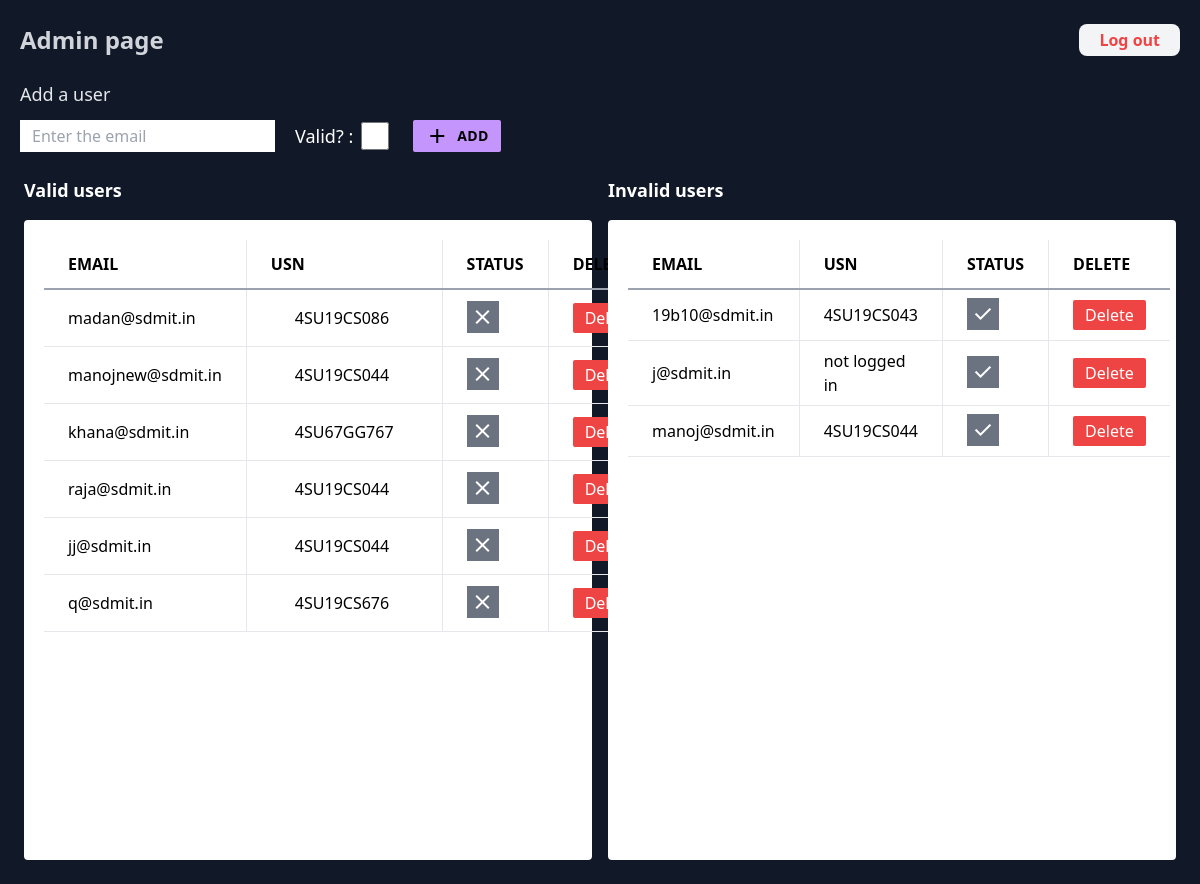
The page /n/admin/ (signed in) on the database as committed earlier.
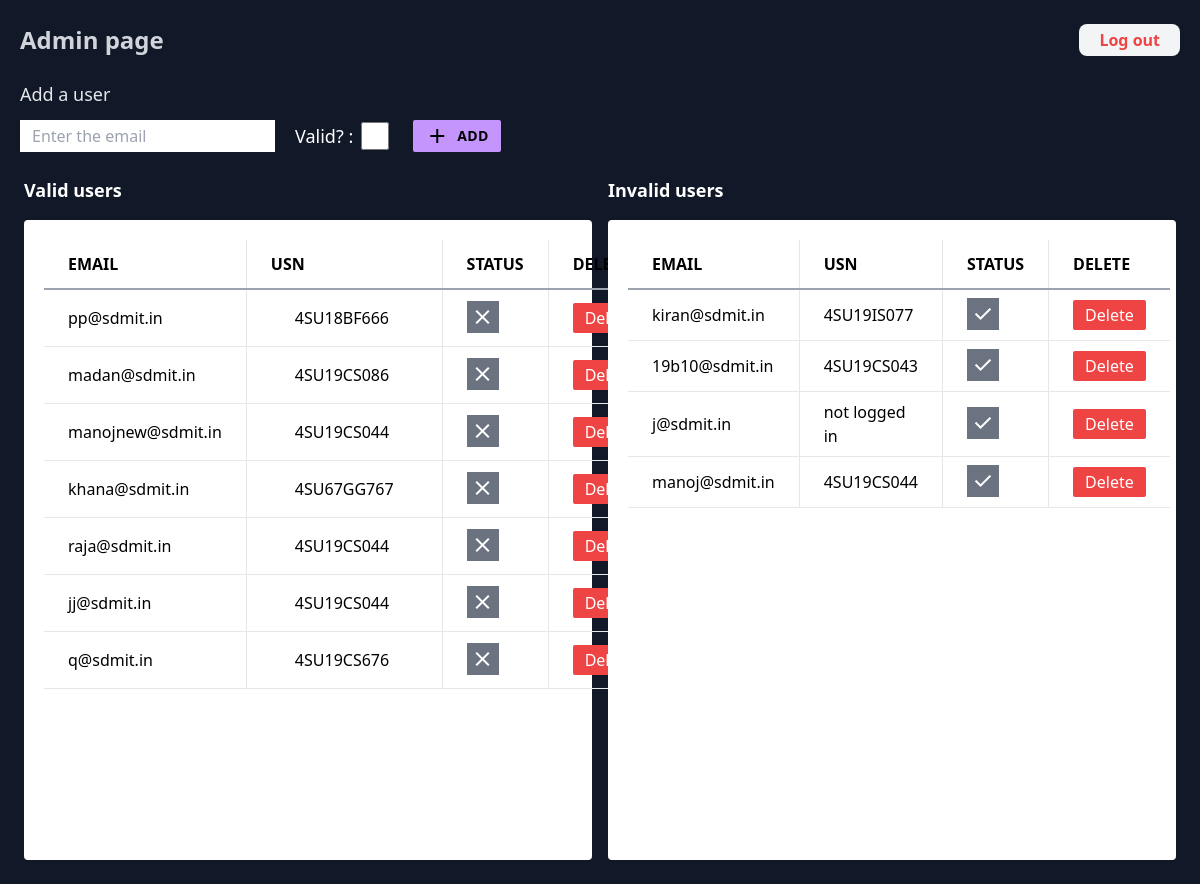
The same page on the database as committed later.
### network/models.py (models this page shows, shortened)
class authusers(models.Model):
    user = models.TextField(blank=True,default="")
    email = models.EmailField(blank=True,primary_key=True,default="")
    valid = models.BooleanField(default=True)
    date_created = models.DateTimeField(default=timezone.now)

### network/views.py (the view, shortened to what this page needs)
# urls.py: path("n/admin/", views.adminpage, name="adminpage"),
@login_required(login_url='/n/admin/login')
def adminpage(request):
    return render(request,'network/admin.html',{
        'users':authusers.objects.values().exclude(user='adminsuper').order_by('-date_created')
    })

### network/templates/network/admin.html (shortened to what the changed rows need)
<!DOCTYPE html>
<html lang="en">
<head>
    <script src="https://cdn.tailwindcss.com"></script>
</head>
<body class='overflow-x-hidden'>
    <div class=' w-screen min-h-screen bg-gray-900 overflow-x-hidden'>
        <div class="w-screen overflow-x-hidden h-fit grid grid-cols-2 gap-4 p-6">
            <div class="bg-white p-5 rounded">
                <table class="table-auto w-full h-fit text-left text-base">
                    <thead>
                    <tr class="uppercase border-b-2 border-gray-400 ">
                        <th class="px-6  py-3 border-r">Email</th>
                        <th class="px-6  py-3 border-r">USN</th>
                        <th class="px-6  py-3 border-r">status</th>
                        <th class="px-6 py-3 ">delete</th>
                    </tr>
                    </thead>
                    <tbody>
                    {% for user in users  %}
                        {% if user.valid %}
                            <tr class="border-b ">
                                <td class="px-6 py-2  border-r">{{ user.email }}</td>
                                <td class="px-6 py-2  border-r">
                                    {% if user.user %}
                                        <p class="px-6 py-2  ">{{ user.user }}</p>
                                    {% else %}
                                        <p class="px-6 py-2  ">not logged in</p>
                                    {% endif %}
                                </td>
                                <td class="px-6 py-2 border-r "><a href="{% url 'changevalid' user.email %}"><span class="bg-gray-500 material-symbols-outlined text-white p-1 ">close</span></a></td>
                                <td class="px-6 py-2  "><button><a href="{% url 'removeuser' user.email %}" class="bg-red-500 px-3 py-1 rounded-sm text-white ">Delete</a></button></td>
                            </tr>
                        {% endif %}
                    {% endfor %}
                    </tbody>
                </table>
                </div>
                <div class="bg-white p-5 rounded min-h-[40rem] overflow-y-scroll">
                <table class="table-auto w-full h-fit text-left text-base">
                    <thead>
                    <tr class="uppercase border-b-2 border-gray-400 ">
                        <th class="px-6 py-3 border-r ">Email</th>
                        <th class="px-6 py-3 border-r ">USN</th>
                        <th class="px-6 py-3 border-r ">status</th>
                        <th class="px-6 py-3 ">delete</th>
                    </tr>
                    </thead>
                    <tbody>
                    {% for user in users  %}
                        {% if not user.valid %}
                            <tr class="border-b ">
                                <td class="px-6 py-2 border-r ">{{ user.email }}</td>
                                <td class="px-6 py-2 border-r ">
                                    {% if user.user %}
                                        <p>{{ user.user }}</p>
                                    {% else %}
                                        <p>not logged in</p>
                                    {% endif %}
                                </td>
                                <td class="px-6 py-2 border-r "><a href="{% url 'changevalid' user.email %}"><span class="bg-gray-500 material-symbols-outlined text-white p-1 ">done</span></a></td>
                                <td class="px-6 py-2  "><button><a href="{% url 'removeuser' user.email %}" class="bg-red-500 px-3 py-1 rounded-sm text-white ">Delete</a></button></td>
                            </tr>
                        {% endif %}
                    {% endfor %}
                    </tbody>
                </table>
            </div>
        </div>
    </div>
</body>
</html>

Rows that differ between the two databases and show on the page:
added authusers: email "pp@sdmit.in", user "4SU18BF666"
added authusers: email "kiran@sdmit.in", user "4SU19IS077"
